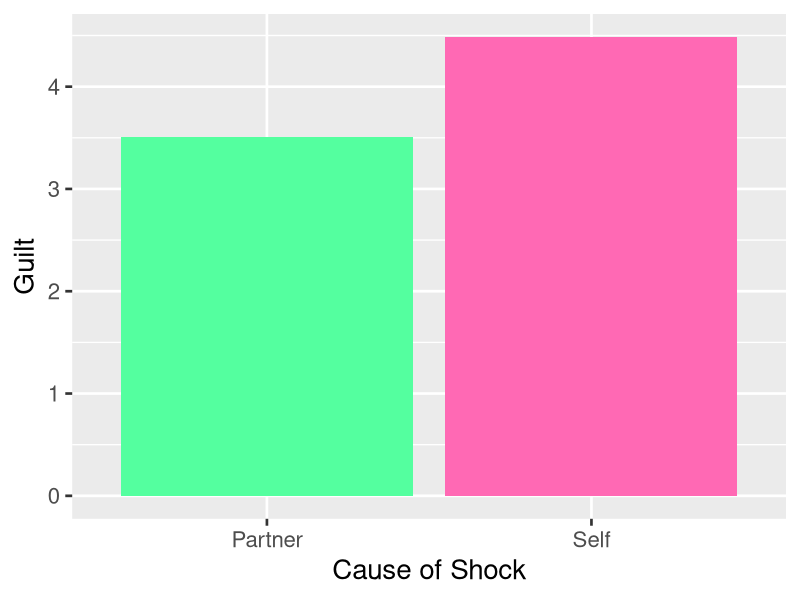
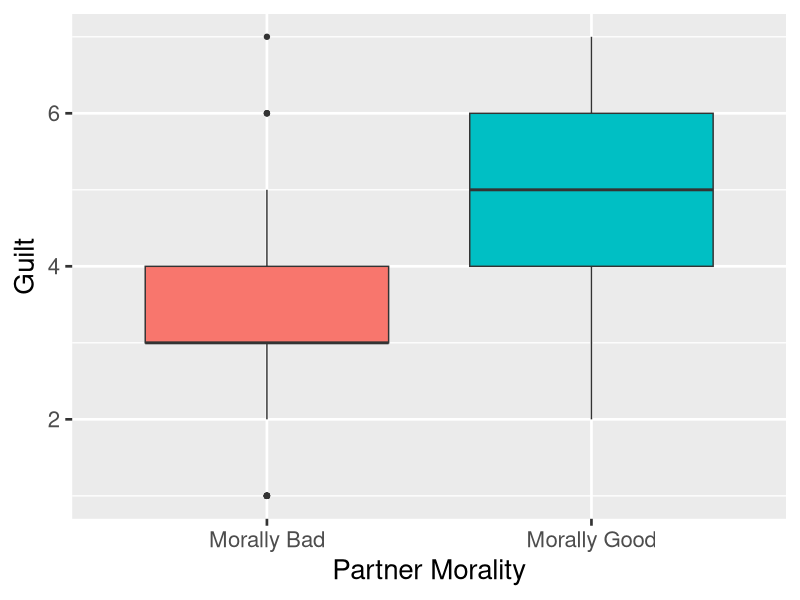
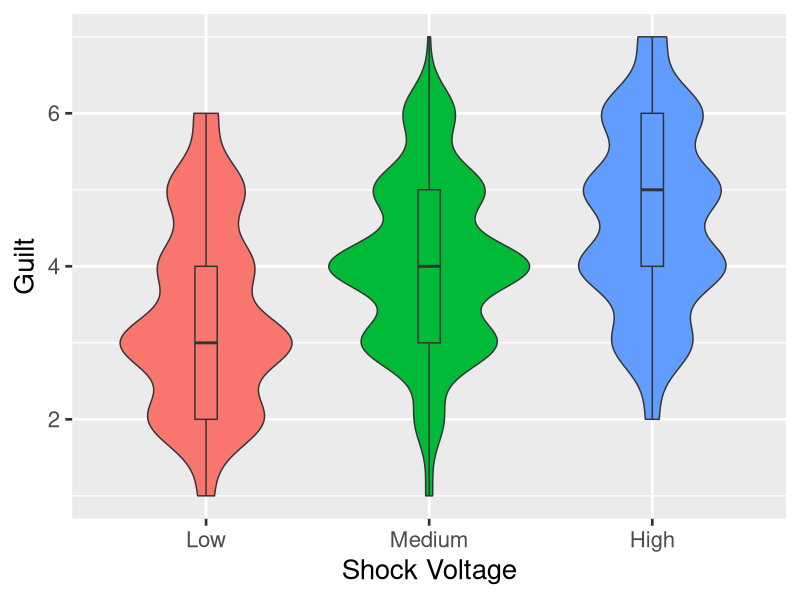
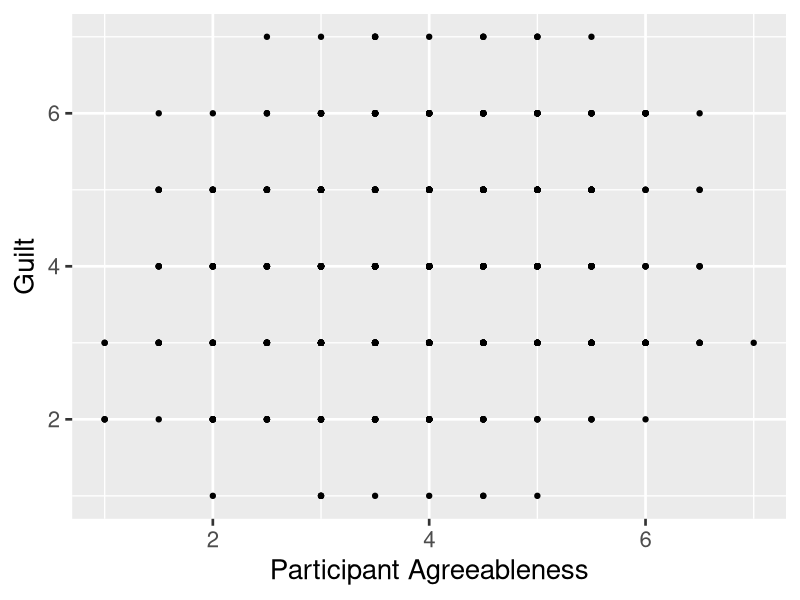
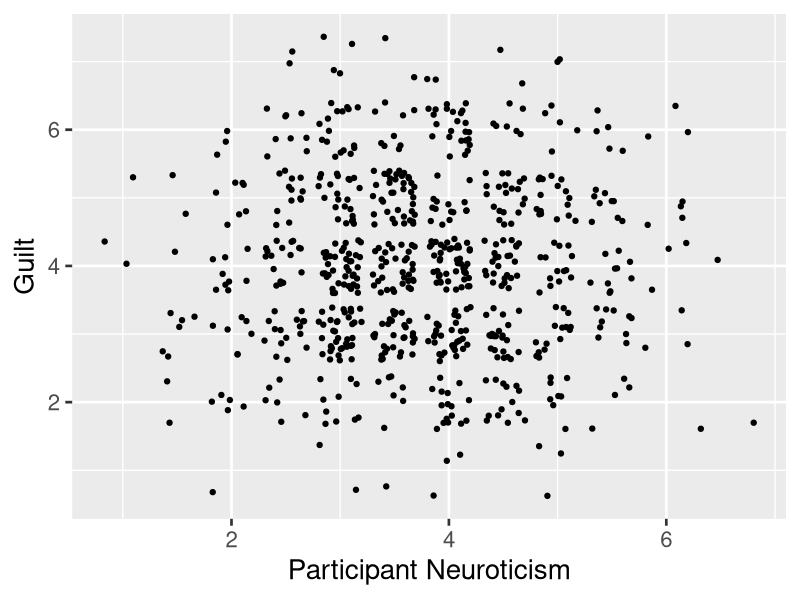
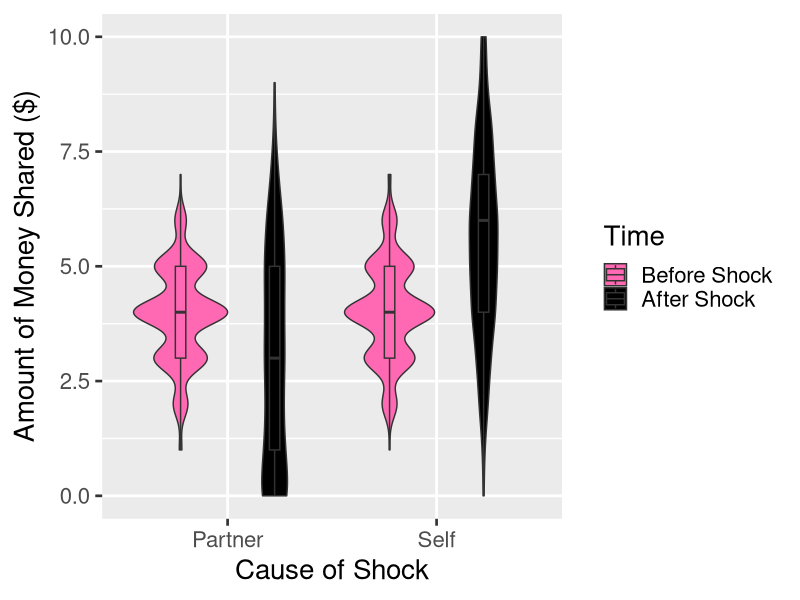

Recreate these plots in R, in order.
## ---- chunk 1
#DAN
#THINGS TO DO:
#1. Make sure everyone has processed data in the right place
#2. Make sure everyone downloads the data analysis primer
#3. Go to GitHub repo and enable pages for their project repository
#4. Make sure knit directory is set to project
#5. Make sure toc: true and toc_float: true are set up

knitr::opts_chunk$set(echo = TRUE)

library(reshape2)
library(ggplot2)

## ---- chunk 2

#Load in the data
data<-read.csv("week3/process_data/Week 3 Data PROCESSED.csv")

#Recode variables:
data$PIN<-as.factor(data$PIN)
data$sex<-as.factor(data$sex)
data$shock<-as.factor(data$shock)
data$shockCause<-as.factor(data$shockCause)
data$pMoral<-as.factor(data$pMoral)


## ---- chunk 3

c(summary(data$guilt),"SD"=sd(data$guilt,na.rm=T))

## ---- chunk 4

#Pre-shock:
c(summary(data$preShare),"SD"=sd(data$preShare,na.rm=T))

#Post-shock:
c(summary(data$postShare),"SD"=sd(data$postShare,na.rm=T))

## ---- chunk 5

#Agreeableness:
c(summary(data$agre),"SD"=sd(data$agre,na.rm=T))

#Neuroticism:
#Pre-shock:
c(summary(data$neuro),"SD"=sd(data$neuro,na.rm=T))

## ---- chunk 6

#Run the t-test for prediction 1.1
p1.1<-t.test(data$guilt~data$shockCause)

#Output the result
p1.1

#Generate the graph
plot1.1 <- ggplot(data = data,
                  aes(x=shockCause,
                      y=guilt,
                      fill=shockCause)) + 
  labs(x="Cause of Shock",
       y= "Guilt") + 
  stat_summary(fun ="mean",
               geom="bar",
               position = "dodge") + 
  stat_summary(fun.data = "mean_cl_boot",
               geom= "errorbar",
               position= "dodge") + 
  scale_x_discrete(labels=c("Partner","Self")) +
  scale_fill_manual(values=c("seagreen1","hotpink"),
                    guide=F)+ 
  theme_grey(base_size=20)
#Output the graph 
plot1.1
## ---- chunk 7

#Run the t-test for prediction 1.2
p1.2<-t.test(data$guilt~data$pMoral)

#Output the result
p1.2

#Generate the graph
plot1.2<-ggplot(data=data,
                aes(x=pMoral,
                    y=guilt,
                    fill= pMoral))+ 
    labs(x= "Partner Morality", y="Guilt")+
  scale_x_discrete(labels=c("Morally Bad", "Morally Good")) +
  theme_gray(base_size=20)+
  guides(fill=F) +
  geom_boxplot()
  
#Output the graph
plot1.2
## ---- chunk 8

#Run the ANOVA for prediction 1.3
p1.3<-lm(guilt~shock,data=data)

#Output the result
anova(p1.3)

#Output the group means
tapply(data$guilt,data$shock,function(x) mean(x,na.rm=T))

#Generate the graph
plot1.3<-ggplot(data=data,
                aes(x=shock,
                    y=guilt,
                    fill= shock))+ 
    labs(x= "Shock Voltage", y="Guilt")+
  scale_x_discrete(labels=c("Low", "Medium", "High")) +
  theme_gray(base_size=20)+
  guides(fill=F) +
  geom_violin(position=position_dodge(.9)) +
  geom_boxplot(position=position_dodge(.9),
               width=.1)

plot1.3

## ---- chunk 9

#Run the t-test for prediction 2
p2<-t.test(data$guilt~data$sex)

#Output the result
p2

## ---- chunk 10

#Run the correlation test for prediction 3
p3<-cor.test(data$agre,data$guilt)

#Output the result
p3

#generate the Graph 
plot3<-ggplot(data=data,
              aes(x=agre,
                  y=guilt))+
  labs(x="Participant Agreeableness",
       y="Guilt")+
  theme_gray(base_size=20)+
  geom_point()+
  geom_smooth(method="1m")

#output the graph
plot3

## ---- chunk 11

#Run the correlation test for prediction 4
p4<-cor.test(data$neuro,data$guilt)

#Output the result
p4

#generate the Graph 
plot4<-ggplot(data=data,
              aes(x=neuro,
                  y=guilt))+
  labs(x="Participant Neuroticism",
       y="Guilt")+
  theme_gray(base_size=20)+
  geom_jitter()+
  geom_smooth(method="1m")

#output the graph
plot4

#Test predictions 3 and 4 in a regression:
guiltReg<-lm(guilt~neuro+agre,data=data)
summary(guiltReg)

## ---- chunk 12

#Melt the data for within-subjects analyses
dataMelt<-melt(data,
               measure.vars=c("preShare","postShare"),
               variable.name=c("prePost"),
               value.name=c("share"))

## ---- chunk 13

#Run the within-subjects ANOVA for p5.1
p5.1<-aov(share~prePost*shockCause+Error(PIN),data=dataMelt)

#Output the results:
summary(p5.1)

#Output means as a function of condition:
tapply(dataMelt$share,dataMelt[,c(23,20)],function(x) mean(x,na.rm=T))

#Generate the plot 
plot5.1<-ggplot(data=dataMelt,
                aes(x=shockCause,
                    y=share,
                    fill=prePost)) +
  labs(x="Cause of Shock", y="Amount of Money Shared ($)", fill="Time")+
  theme_gray(base_size = 20)+
  scale_x_discrete(labels=c("Partner","Self"))+
  scale_fill_manual(values=c("hotpink","black"),
                    labels=c("Before Shock",
                             "After Shock"))+
  geom_violin(position=position_dodge(.9))+
  geom_boxplot(position=position_dodge(.9),
               width=.1)

#Output the plot
plot5.1
## ---- chunk 14

#Run the within-subjects ANOVA for p5.2
p5.2<-aov(share~prePost*pMoral+Error(PIN),data=dataMelt)

#Output the results:
summary(p5.2)

#Output means as a function of condition:
tapply(dataMelt$share,dataMelt[,c(23,21)],function(x) mean(x,na.rm=T))
## ---- chunk 15

#Run the within-subjects ANOVA for p5.3
p5.3<-aov(share~prePost*shock+Error(PIN),data=dataMelt)

#Output the results:
summary(p5.3)

#Output means as a function of condition:
tapply(dataMelt$share,dataMelt[,c(23,19)],function(x) mean(x,na.rm=T))
## ---- chunk 16

#Run the ANOVA to test prediction 6
p6<-aov(share~prePost*sex+Error(PIN),data=dataMelt)

#Output the results:
summary(p6)

#Output means as a function of condition and sex:
tapply(dataMelt$share,dataMelt[,c(23,2)],function(x) mean(x,na.rm=T))

## ---- chunk 17

#Run the correlation test for prediction 7
p7<-cor.test(data$agre,data$postShare)

#Output the result
p7

## ---- chunk 18

#Run the correlation test for prediction 8
p8<-cor.test(data$neuro,data$postShare)

#Output the result
p8

#Test predictions 7 and 8 in a regression:
genReg<-lm(postShare~neuro+agre,data=data)
summary(genReg)

